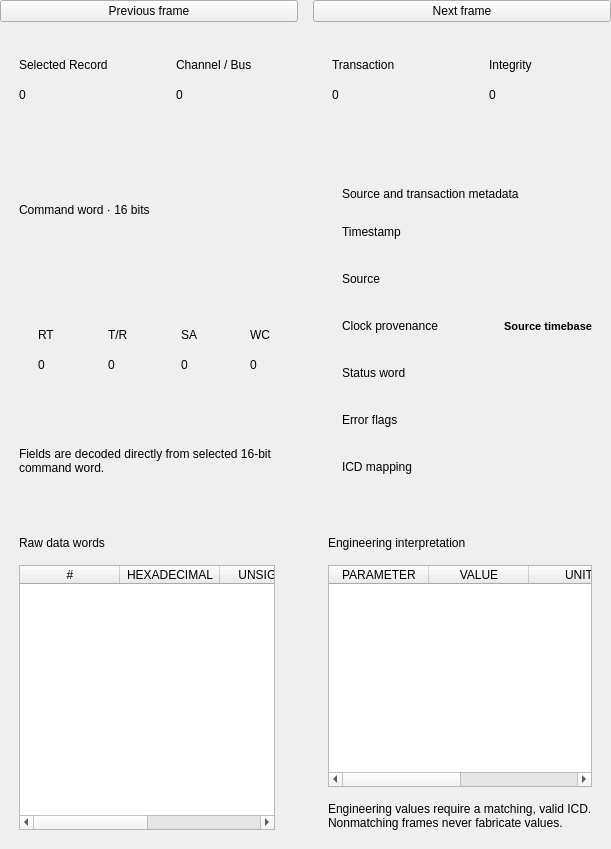
<?xml version="1.0" encoding="UTF-8"?>
<ui version="4.0">
 <class>InspectorPage</class>
 <widget class="QWidget" name="InspectorPage">
  <layout class="QVBoxLayout" name="bodyLayout">
   <property name="leftMargin">
    <number>0</number>
   </property>
   <property name="topMargin">
    <number>0</number>
   </property>
   <property name="rightMargin">
    <number>0</number>
   </property>
   <property name="bottomMargin">
    <number>0</number>
   </property>
   <property name="spacing">
    <number>15</number>
   </property>
   <item>
    <widget class="QWidget" name="actionBar">
     <layout class="QHBoxLayout" name="actionBarLayout">
      <property name="leftMargin">
       <number>0</number>
      </property>
      <property name="topMargin">
       <number>0</number>
      </property>
      <property name="rightMargin">
       <number>0</number>
      </property>
      <property name="bottomMargin">
       <number>0</number>
      </property>
      <property name="spacing">
       <number>15</number>
      </property>
      <item>
       <widget class="QPushButton" name="previousButton">
        <property name="text">
         <string>Previous frame</string>
        </property>
       </widget>
      </item>
      <item>
       <widget class="QPushButton" name="nextButton">
        <property name="text">
         <string>Next frame</string>
        </property>
       </widget>
      </item>
     </layout>
    </widget>
   </item>
   <item>
    <widget class="QWidget" name="selectedMetrics">
     <layout class="QHBoxLayout" name="selectedMetricsLayout">
      <property name="leftMargin">
       <number>0</number>
      </property>
      <property name="topMargin">
       <number>0</number>
      </property>
      <property name="rightMargin">
       <number>0</number>
      </property>
      <property name="bottomMargin">
       <number>0</number>
      </property>
      <property name="spacing">
       <number>15</number>
      </property>
      <item>
       <widget class="QFrame" name="selectedRecordCard">
        <property name="card" stdset="0">
         <bool>true</bool>
        </property>
        <layout class="QVBoxLayout" name="selectedRecordCardLayout">
         <property name="leftMargin">
          <number>19</number>
         </property>
         <property name="topMargin">
          <number>16</number>
         </property>
         <property name="rightMargin">
          <number>19</number>
         </property>
         <property name="bottomMargin">
          <number>16</number>
         </property>
         <property name="spacing">
          <number>7</number>
         </property>
         <item>
          <widget class="QLabel" name="selectedRecordCaption">
           <property name="text">
            <string>Selected Record</string>
           </property>
           <property name="wordWrap">
            <bool>false</bool>
           </property>
           <property name="tone" stdset="0">
            <string>muted</string>
           </property>
          </widget>
         </item>
         <item>
          <widget class="QLabel" name="selectedRecord">
           <property name="text">
            <string>0</string>
           </property>
           <property name="wordWrap">
            <bool>false</bool>
           </property>
           <property name="tone" stdset="0">
            <string>metric</string>
           </property>
          </widget>
         </item>
         <item>
          <widget class="QLabel" name="selectedRecordHint">
           <property name="text">
            <string />
           </property>
           <property name="wordWrap">
            <bool>false</bool>
           </property>
           <property name="tone" stdset="0">
            <string>muted</string>
           </property>
          </widget>
         </item>
        </layout>
        <property name="minimumSize">
         <size>
          <width>0</width>
          <height>116</height>
         </size>
        </property>
        <property name="maximumSize">
         <size>
          <width>16777215</width>
          <height>116</height>
         </size>
        </property>
       </widget>
      </item>
      <item>
       <widget class="QFrame" name="selectedSourceCard">
        <property name="card" stdset="0">
         <bool>true</bool>
        </property>
        <layout class="QVBoxLayout" name="selectedSourceCardLayout">
         <property name="leftMargin">
          <number>19</number>
         </property>
         <property name="topMargin">
          <number>16</number>
         </property>
         <property name="rightMargin">
          <number>19</number>
         </property>
         <property name="bottomMargin">
          <number>16</number>
         </property>
         <property name="spacing">
          <number>7</number>
         </property>
         <item>
          <widget class="QLabel" name="selectedSourceCaption">
           <property name="text">
            <string>Channel / Bus</string>
           </property>
           <property name="wordWrap">
            <bool>false</bool>
           </property>
           <property name="tone" stdset="0">
            <string>muted</string>
           </property>
          </widget>
         </item>
         <item>
          <widget class="QLabel" name="selectedSource">
           <property name="text">
            <string>0</string>
           </property>
           <property name="wordWrap">
            <bool>false</bool>
           </property>
           <property name="tone" stdset="0">
            <string>metric</string>
           </property>
          </widget>
         </item>
         <item>
          <widget class="QLabel" name="selectedSourceHint">
           <property name="text">
            <string />
           </property>
           <property name="wordWrap">
            <bool>false</bool>
           </property>
           <property name="tone" stdset="0">
            <string>muted</string>
           </property>
          </widget>
         </item>
        </layout>
        <property name="minimumSize">
         <size>
          <width>0</width>
          <height>116</height>
         </size>
        </property>
        <property name="maximumSize">
         <size>
          <width>16777215</width>
          <height>116</height>
         </size>
        </property>
       </widget>
      </item>
      <item>
       <widget class="QFrame" name="transactionCard">
        <property name="card" stdset="0">
         <bool>true</bool>
        </property>
        <layout class="QVBoxLayout" name="transactionCardLayout">
         <property name="leftMargin">
          <number>19</number>
         </property>
         <property name="topMargin">
          <number>16</number>
         </property>
         <property name="rightMargin">
          <number>19</number>
         </property>
         <property name="bottomMargin">
          <number>16</number>
         </property>
         <property name="spacing">
          <number>7</number>
         </property>
         <item>
          <widget class="QLabel" name="transactionCaption">
           <property name="text">
            <string>Transaction</string>
           </property>
           <property name="wordWrap">
            <bool>false</bool>
           </property>
           <property name="tone" stdset="0">
            <string>muted</string>
           </property>
          </widget>
         </item>
         <item>
          <widget class="QLabel" name="transaction">
           <property name="text">
            <string>0</string>
           </property>
           <property name="wordWrap">
            <bool>false</bool>
           </property>
           <property name="tone" stdset="0">
            <string>metric</string>
           </property>
          </widget>
         </item>
         <item>
          <widget class="QLabel" name="transactionHint">
           <property name="text">
            <string />
           </property>
           <property name="wordWrap">
            <bool>false</bool>
           </property>
           <property name="tone" stdset="0">
            <string>muted</string>
           </property>
          </widget>
         </item>
        </layout>
        <property name="minimumSize">
         <size>
          <width>0</width>
          <height>116</height>
         </size>
        </property>
        <property name="maximumSize">
         <size>
          <width>16777215</width>
          <height>116</height>
         </size>
        </property>
       </widget>
      </item>
      <item>
       <widget class="QFrame" name="selectedIntegrityCard">
        <property name="card" stdset="0">
         <bool>true</bool>
        </property>
        <layout class="QVBoxLayout" name="selectedIntegrityCardLayout">
         <property name="leftMargin">
          <number>19</number>
         </property>
         <property name="topMargin">
          <number>16</number>
         </property>
         <property name="rightMargin">
          <number>19</number>
         </property>
         <property name="bottomMargin">
          <number>16</number>
         </property>
         <property name="spacing">
          <number>7</number>
         </property>
         <item>
          <widget class="QLabel" name="selectedIntegrityCaption">
           <property name="text">
            <string>Integrity</string>
           </property>
           <property name="wordWrap">
            <bool>false</bool>
           </property>
           <property name="tone" stdset="0">
            <string>muted</string>
           </property>
          </widget>
         </item>
         <item>
          <widget class="QLabel" name="selectedIntegrity">
           <property name="text">
            <string>0</string>
           </property>
           <property name="wordWrap">
            <bool>false</bool>
           </property>
           <property name="tone" stdset="0">
            <string>metric</string>
           </property>
          </widget>
         </item>
         <item>
          <widget class="QLabel" name="selectedIntegrityHint">
           <property name="text">
            <string />
           </property>
           <property name="wordWrap">
            <bool>false</bool>
           </property>
           <property name="tone" stdset="0">
            <string>muted</string>
           </property>
          </widget>
         </item>
        </layout>
        <property name="minimumSize">
         <size>
          <width>0</width>
          <height>116</height>
         </size>
        </property>
        <property name="maximumSize">
         <size>
          <width>16777215</width>
          <height>116</height>
         </size>
        </property>
       </widget>
      </item>
     </layout>
    </widget>
   </item>
   <item>
    <widget class="QWidget" name="commandRow">
     <layout class="QHBoxLayout" name="commandRowLayout">
      <property name="leftMargin">
       <number>0</number>
      </property>
      <property name="topMargin">
       <number>0</number>
      </property>
      <property name="rightMargin">
       <number>0</number>
      </property>
      <property name="bottomMargin">
       <number>0</number>
      </property>
      <property name="spacing">
       <number>15</number>
      </property>
      <item>
       <widget class="QFrame" name="command">
        <property name="card" stdset="0">
         <bool>true</bool>
        </property>
        <layout class="QVBoxLayout" name="commandLayout">
         <property name="leftMargin">
          <number>19</number>
         </property>
         <property name="topMargin">
          <number>19</number>
         </property>
         <property name="rightMargin">
          <number>19</number>
         </property>
         <property name="bottomMargin">
          <number>19</number>
         </property>
         <property name="spacing">
          <number>15</number>
         </property>
         <item>
          <widget class="QLabel" name="commandTitle">
           <property name="text">
            <string>Command word · 16 bits</string>
           </property>
           <property name="wordWrap">
            <bool>true</bool>
           </property>
           <property name="tone" stdset="0">
            <string>cardtitle</string>
           </property>
          </widget>
         </item>
         <item>
          <widget class="QLabel" name="commandWord">
           <property name="text">
            <string />
           </property>
           <property name="wordWrap">
            <bool>true</bool>
           </property>
           <property name="tone" stdset="0">
            <string>metric</string>
           </property>
          </widget>
         </item>
         <item>
          <widget class="QWidget" name="commandFields">
           <layout class="QHBoxLayout" name="commandFieldsLayout">
            <property name="leftMargin">
             <number>0</number>
            </property>
            <property name="topMargin">
             <number>0</number>
            </property>
            <property name="rightMargin">
             <number>0</number>
            </property>
            <property name="bottomMargin">
             <number>0</number>
            </property>
            <property name="spacing">
             <number>15</number>
            </property>
            <item>
             <widget class="QFrame" name="rtCard">
              <property name="card" stdset="0">
               <bool>true</bool>
              </property>
              <layout class="QVBoxLayout" name="rtCardLayout">
               <property name="leftMargin">
                <number>19</number>
               </property>
               <property name="topMargin">
                <number>16</number>
               </property>
               <property name="rightMargin">
                <number>19</number>
               </property>
               <property name="bottomMargin">
                <number>16</number>
               </property>
               <property name="spacing">
                <number>7</number>
               </property>
               <item>
                <widget class="QLabel" name="rtCaption">
                 <property name="text">
                  <string>RT</string>
                 </property>
                 <property name="wordWrap">
                  <bool>false</bool>
                 </property>
                 <property name="tone" stdset="0">
                  <string>muted</string>
                 </property>
                </widget>
               </item>
               <item>
                <widget class="QLabel" name="rt">
                 <property name="text">
                  <string>0</string>
                 </property>
                 <property name="wordWrap">
                  <bool>false</bool>
                 </property>
                 <property name="tone" stdset="0">
                  <string>metric</string>
                 </property>
                </widget>
               </item>
               <item>
                <widget class="QLabel" name="rtHint">
                 <property name="text">
                  <string />
                 </property>
                 <property name="wordWrap">
                  <bool>false</bool>
                 </property>
                 <property name="tone" stdset="0">
                  <string>muted</string>
                 </property>
                </widget>
               </item>
              </layout>
              <property name="minimumSize">
               <size>
                <width>0</width>
                <height>116</height>
               </size>
              </property>
              <property name="maximumSize">
               <size>
                <width>16777215</width>
                <height>116</height>
               </size>
              </property>
             </widget>
            </item>
            <item>
             <widget class="QFrame" name="directionCard">
              <property name="card" stdset="0">
               <bool>true</bool>
              </property>
              <layout class="QVBoxLayout" name="directionCardLayout">
               <property name="leftMargin">
                <number>19</number>
               </property>
               <property name="topMargin">
                <number>16</number>
               </property>
               <property name="rightMargin">
                <number>19</number>
               </property>
               <property name="bottomMargin">
                <number>16</number>
               </property>
               <property name="spacing">
                <number>7</number>
               </property>
               <item>
                <widget class="QLabel" name="directionCaption">
                 <property name="text">
                  <string>T/R</string>
                 </property>
                 <property name="wordWrap">
                  <bool>false</bool>
                 </property>
                 <property name="tone" stdset="0">
                  <string>muted</string>
                 </property>
                </widget>
               </item>
               <item>
                <widget class="QLabel" name="direction">
                 <property name="text">
                  <string>0</string>
                 </property>
                 <property name="wordWrap">
                  <bool>false</bool>
                 </property>
                 <property name="tone" stdset="0">
                  <string>metric</string>
                 </property>
                </widget>
               </item>
               <item>
                <widget class="QLabel" name="directionHint">
                 <property name="text">
                  <string />
                 </property>
                 <property name="wordWrap">
                  <bool>false</bool>
                 </property>
                 <property name="tone" stdset="0">
                  <string>muted</string>
                 </property>
                </widget>
               </item>
              </layout>
              <property name="minimumSize">
               <size>
                <width>0</width>
                <height>116</height>
               </size>
              </property>
              <property name="maximumSize">
               <size>
                <width>16777215</width>
                <height>116</height>
               </size>
              </property>
             </widget>
            </item>
            <item>
             <widget class="QFrame" name="saCard">
              <property name="card" stdset="0">
               <bool>true</bool>
              </property>
              <layout class="QVBoxLayout" name="saCardLayout">
               <property name="leftMargin">
                <number>19</number>
               </property>
               <property name="topMargin">
                <number>16</number>
               </property>
               <property name="rightMargin">
                <number>19</number>
               </property>
               <property name="bottomMargin">
                <number>16</number>
               </property>
               <property name="spacing">
                <number>7</number>
               </property>
               <item>
                <widget class="QLabel" name="saCaption">
                 <property name="text">
                  <string>SA</string>
                 </property>
                 <property name="wordWrap">
                  <bool>false</bool>
                 </property>
                 <property name="tone" stdset="0">
                  <string>muted</string>
                 </property>
                </widget>
               </item>
               <item>
                <widget class="QLabel" name="sa">
                 <property name="text">
                  <string>0</string>
                 </property>
                 <property name="wordWrap">
                  <bool>false</bool>
                 </property>
                 <property name="tone" stdset="0">
                  <string>metric</string>
                 </property>
                </widget>
               </item>
               <item>
                <widget class="QLabel" name="saHint">
                 <property name="text">
                  <string />
                 </property>
                 <property name="wordWrap">
                  <bool>false</bool>
                 </property>
                 <property name="tone" stdset="0">
                  <string>muted</string>
                 </property>
                </widget>
               </item>
              </layout>
              <property name="minimumSize">
               <size>
                <width>0</width>
                <height>116</height>
               </size>
              </property>
              <property name="maximumSize">
               <size>
                <width>16777215</width>
                <height>116</height>
               </size>
              </property>
             </widget>
            </item>
            <item>
             <widget class="QFrame" name="countCard">
              <property name="card" stdset="0">
               <bool>true</bool>
              </property>
              <layout class="QVBoxLayout" name="countCardLayout">
               <property name="leftMargin">
                <number>19</number>
               </property>
               <property name="topMargin">
                <number>16</number>
               </property>
               <property name="rightMargin">
                <number>19</number>
               </property>
               <property name="bottomMargin">
                <number>16</number>
               </property>
               <property name="spacing">
                <number>7</number>
               </property>
               <item>
                <widget class="QLabel" name="countCaption">
                 <property name="text">
                  <string>WC</string>
                 </property>
                 <property name="wordWrap">
                  <bool>false</bool>
                 </property>
                 <property name="tone" stdset="0">
                  <string>muted</string>
                 </property>
                </widget>
               </item>
               <item>
                <widget class="QLabel" name="count">
                 <property name="text">
                  <string>0</string>
                 </property>
                 <property name="wordWrap">
                  <bool>false</bool>
                 </property>
                 <property name="tone" stdset="0">
                  <string>metric</string>
                 </property>
                </widget>
               </item>
               <item>
                <widget class="QLabel" name="countHint">
                 <property name="text">
                  <string />
                 </property>
                 <property name="wordWrap">
                  <bool>false</bool>
                 </property>
                 <property name="tone" stdset="0">
                  <string>muted</string>
                 </property>
                </widget>
               </item>
              </layout>
              <property name="minimumSize">
               <size>
                <width>0</width>
                <height>116</height>
               </size>
              </property>
              <property name="maximumSize">
               <size>
                <width>16777215</width>
                <height>116</height>
               </size>
              </property>
             </widget>
            </item>
           </layout>
          </widget>
         </item>
         <item>
          <widget class="QLabel" name="commandNotice">
           <property name="text">
            <string>Fields are decoded directly from selected 16-bit command word.</string>
           </property>
           <property name="wordWrap">
            <bool>true</bool>
           </property>
           <property name="tone" stdset="0">
            <string>notice</string>
           </property>
          </widget>
         </item>
        </layout>
       </widget>
      </item>
      <item>
       <widget class="QFrame" name="metadata">
        <property name="card" stdset="0">
         <bool>true</bool>
        </property>
        <layout class="QVBoxLayout" name="metadataLayout">
         <property name="leftMargin">
          <number>19</number>
         </property>
         <property name="topMargin">
          <number>19</number>
         </property>
         <property name="rightMargin">
          <number>19</number>
         </property>
         <property name="bottomMargin">
          <number>19</number>
         </property>
         <property name="spacing">
          <number>15</number>
         </property>
         <item>
          <widget class="QLabel" name="metadataTitle">
           <property name="text">
            <string>Source and transaction metadata</string>
           </property>
           <property name="wordWrap">
            <bool>true</bool>
           </property>
           <property name="tone" stdset="0">
            <string>cardtitle</string>
           </property>
          </widget>
         </item>
         <item>
          <widget class="QWidget" name="timestampRow">
           <layout class="QHBoxLayout" name="timestampRowLayout" stretch="1,1">
            <property name="leftMargin">
             <number>0</number>
            </property>
            <property name="topMargin">
             <number>0</number>
            </property>
            <property name="rightMargin">
             <number>0</number>
            </property>
            <property name="bottomMargin">
             <number>0</number>
            </property>
            <property name="spacing">
             <number>15</number>
            </property>
            <item>
             <widget class="QLabel" name="timestampKey">
              <property name="text">
               <string>Timestamp</string>
              </property>
              <property name="wordWrap">
               <bool>true</bool>
              </property>
              <property name="tone" stdset="0">
               <string>muted</string>
              </property>
             </widget>
            </item>
            <item>
             <widget class="QLabel" name="timestamp">
              <property name="text">
               <string />
              </property>
              <property name="wordWrap">
               <bool>true</bool>
              </property>
              <property name="alignment">
               <set>Qt::AlignRight|Qt::AlignVCenter</set>
              </property>
              <property name="styleSheet">
               <string>font-weight:600;font-size:11px;</string>
              </property>
             </widget>
            </item>
           </layout>
           <property name="minimumSize">
            <size>
             <width>0</width>
             <height>32</height>
            </size>
           </property>
           <property name="toolTip">
            <string>Timestamp</string>
           </property>
          </widget>
         </item>
         <item>
          <widget class="QWidget" name="recordSourceRow">
           <layout class="QHBoxLayout" name="recordSourceRowLayout" stretch="1,1">
            <property name="leftMargin">
             <number>0</number>
            </property>
            <property name="topMargin">
             <number>0</number>
            </property>
            <property name="rightMargin">
             <number>0</number>
            </property>
            <property name="bottomMargin">
             <number>0</number>
            </property>
            <property name="spacing">
             <number>15</number>
            </property>
            <item>
             <widget class="QLabel" name="recordSourceKey">
              <property name="text">
               <string>Source</string>
              </property>
              <property name="wordWrap">
               <bool>true</bool>
              </property>
              <property name="tone" stdset="0">
               <string>muted</string>
              </property>
             </widget>
            </item>
            <item>
             <widget class="QLabel" name="recordSource">
              <property name="text">
               <string />
              </property>
              <property name="wordWrap">
               <bool>true</bool>
              </property>
              <property name="alignment">
               <set>Qt::AlignRight|Qt::AlignVCenter</set>
              </property>
              <property name="styleSheet">
               <string>font-weight:600;font-size:11px;</string>
              </property>
             </widget>
            </item>
           </layout>
           <property name="minimumSize">
            <size>
             <width>0</width>
             <height>32</height>
            </size>
           </property>
           <property name="toolTip">
            <string>Source</string>
           </property>
          </widget>
         </item>
         <item>
          <widget class="QWidget" name="clockRow">
           <layout class="QHBoxLayout" name="clockRowLayout" stretch="1,1">
            <property name="leftMargin">
             <number>0</number>
            </property>
            <property name="topMargin">
             <number>0</number>
            </property>
            <property name="rightMargin">
             <number>0</number>
            </property>
            <property name="bottomMargin">
             <number>0</number>
            </property>
            <property name="spacing">
             <number>15</number>
            </property>
            <item>
             <widget class="QLabel" name="clockKey">
              <property name="text">
               <string>Clock provenance</string>
              </property>
              <property name="wordWrap">
               <bool>true</bool>
              </property>
              <property name="tone" stdset="0">
               <string>muted</string>
              </property>
             </widget>
            </item>
            <item>
             <widget class="QLabel" name="clock">
              <property name="text">
               <string>Source timebase</string>
              </property>
              <property name="wordWrap">
               <bool>true</bool>
              </property>
              <property name="alignment">
               <set>Qt::AlignRight|Qt::AlignVCenter</set>
              </property>
              <property name="styleSheet">
               <string>font-weight:600;font-size:11px;</string>
              </property>
             </widget>
            </item>
           </layout>
           <property name="minimumSize">
            <size>
             <width>0</width>
             <height>32</height>
            </size>
           </property>
           <property name="toolTip">
            <string>Clock provenance</string>
           </property>
          </widget>
         </item>
         <item>
          <widget class="QWidget" name="statusRow">
           <layout class="QHBoxLayout" name="statusRowLayout" stretch="1,1">
            <property name="leftMargin">
             <number>0</number>
            </property>
            <property name="topMargin">
             <number>0</number>
            </property>
            <property name="rightMargin">
             <number>0</number>
            </property>
            <property name="bottomMargin">
             <number>0</number>
            </property>
            <property name="spacing">
             <number>15</number>
            </property>
            <item>
             <widget class="QLabel" name="statusKey">
              <property name="text">
               <string>Status word</string>
              </property>
              <property name="wordWrap">
               <bool>true</bool>
              </property>
              <property name="tone" stdset="0">
               <string>muted</string>
              </property>
             </widget>
            </item>
            <item>
             <widget class="QLabel" name="status">
              <property name="text">
               <string />
              </property>
              <property name="wordWrap">
               <bool>true</bool>
              </property>
              <property name="alignment">
               <set>Qt::AlignRight|Qt::AlignVCenter</set>
              </property>
              <property name="styleSheet">
               <string>font-weight:600;font-size:11px;</string>
              </property>
             </widget>
            </item>
           </layout>
           <property name="minimumSize">
            <size>
             <width>0</width>
             <height>32</height>
            </size>
           </property>
           <property name="toolTip">
            <string>Status word</string>
           </property>
          </widget>
         </item>
         <item>
          <widget class="QWidget" name="flagsRow">
           <layout class="QHBoxLayout" name="flagsRowLayout" stretch="1,1">
            <property name="leftMargin">
             <number>0</number>
            </property>
            <property name="topMargin">
             <number>0</number>
            </property>
            <property name="rightMargin">
             <number>0</number>
            </property>
            <property name="bottomMargin">
             <number>0</number>
            </property>
            <property name="spacing">
             <number>15</number>
            </property>
            <item>
             <widget class="QLabel" name="flagsKey">
              <property name="text">
               <string>Error flags</string>
              </property>
              <property name="wordWrap">
               <bool>true</bool>
              </property>
              <property name="tone" stdset="0">
               <string>muted</string>
              </property>
             </widget>
            </item>
            <item>
             <widget class="QLabel" name="flags">
              <property name="text">
               <string />
              </property>
              <property name="wordWrap">
               <bool>true</bool>
              </property>
              <property name="alignment">
               <set>Qt::AlignRight|Qt::AlignVCenter</set>
              </property>
              <property name="styleSheet">
               <string>font-weight:600;font-size:11px;</string>
              </property>
             </widget>
            </item>
           </layout>
           <property name="minimumSize">
            <size>
             <width>0</width>
             <height>32</height>
            </size>
           </property>
           <property name="toolTip">
            <string>Error flags</string>
           </property>
          </widget>
         </item>
         <item>
          <widget class="QWidget" name="mappingRow">
           <layout class="QHBoxLayout" name="mappingRowLayout" stretch="1,1">
            <property name="leftMargin">
             <number>0</number>
            </property>
            <property name="topMargin">
             <number>0</number>
            </property>
            <property name="rightMargin">
             <number>0</number>
            </property>
            <property name="bottomMargin">
             <number>0</number>
            </property>
            <property name="spacing">
             <number>15</number>
            </property>
            <item>
             <widget class="QLabel" name="mappingKey">
              <property name="text">
               <string>ICD mapping</string>
              </property>
              <property name="wordWrap">
               <bool>true</bool>
              </property>
              <property name="tone" stdset="0">
               <string>muted</string>
              </property>
             </widget>
            </item>
            <item>
             <widget class="QLabel" name="mapping">
              <property name="text">
               <string />
              </property>
              <property name="wordWrap">
               <bool>true</bool>
              </property>
              <property name="alignment">
               <set>Qt::AlignRight|Qt::AlignVCenter</set>
              </property>
              <property name="styleSheet">
               <string>font-weight:600;font-size:11px;</string>
              </property>
             </widget>
            </item>
           </layout>
           <property name="minimumSize">
            <size>
             <width>0</width>
             <height>32</height>
            </size>
           </property>
           <property name="toolTip">
            <string>ICD mapping</string>
           </property>
          </widget>
         </item>
        </layout>
       </widget>
      </item>
     </layout>
    </widget>
   </item>
   <item>
    <widget class="QWidget" name="payloadRow">
     <layout class="QHBoxLayout" name="payloadRowLayout">
      <property name="leftMargin">
       <number>0</number>
      </property>
      <property name="topMargin">
       <number>0</number>
      </property>
      <property name="rightMargin">
       <number>0</number>
      </property>
      <property name="bottomMargin">
       <number>0</number>
      </property>
      <property name="spacing">
       <number>15</number>
      </property>
      <item>
       <widget class="QFrame" name="payload">
        <property name="card" stdset="0">
         <bool>true</bool>
        </property>
        <layout class="QVBoxLayout" name="payloadLayout">
         <property name="leftMargin">
          <number>19</number>
         </property>
         <property name="topMargin">
          <number>19</number>
         </property>
         <property name="rightMargin">
          <number>19</number>
         </property>
         <property name="bottomMargin">
          <number>19</number>
         </property>
         <property name="spacing">
          <number>15</number>
         </property>
         <item>
          <widget class="QLabel" name="payloadTitle">
           <property name="text">
            <string>Raw data words</string>
           </property>
           <property name="wordWrap">
            <bool>true</bool>
           </property>
           <property name="tone" stdset="0">
            <string>cardtitle</string>
           </property>
          </widget>
         </item>
         <item>
          <widget class="QTableWidget" name="rawTable">
           <property name="minimumSize">
            <size>
             <width>0</width>
             <height>265</height>
            </size>
           </property>
           <property name="alternatingRowColors">
            <bool>true</bool>
           </property>
           <property name="showGrid">
            <bool>false</bool>
           </property>
           <property name="selectionBehavior">
            <enum>QAbstractItemView::SelectRows</enum>
           </property>
           <property name="selectionMode">
            <enum>QAbstractItemView::SingleSelection</enum>
           </property>
           <property name="editTriggers">
            <set>QAbstractItemView::NoEditTriggers</set>
           </property>
           <column>
            <property name="text">
             <string>#</string>
            </property>
           </column>
           <column>
            <property name="text">
             <string>HEXADECIMAL</string>
            </property>
           </column>
           <column>
            <property name="text">
             <string>UNSIGNED</string>
            </property>
           </column>
           <column>
            <property name="text">
             <string>BINARY</string>
            </property>
           </column>
          </widget>
         </item>
        </layout>
       </widget>
      </item>
      <item>
       <widget class="QFrame" name="engineering">
        <property name="card" stdset="0">
         <bool>true</bool>
        </property>
        <layout class="QVBoxLayout" name="engineeringLayout">
         <property name="leftMargin">
          <number>19</number>
         </property>
         <property name="topMargin">
          <number>19</number>
         </property>
         <property name="rightMargin">
          <number>19</number>
         </property>
         <property name="bottomMargin">
          <number>19</number>
         </property>
         <property name="spacing">
          <number>15</number>
         </property>
         <item>
          <widget class="QLabel" name="engineeringTitle">
           <property name="text">
            <string>Engineering interpretation</string>
           </property>
           <property name="wordWrap">
            <bool>true</bool>
           </property>
           <property name="tone" stdset="0">
            <string>cardtitle</string>
           </property>
          </widget>
         </item>
         <item>
          <widget class="QTableWidget" name="engineeringTable">
           <property name="minimumSize">
            <size>
             <width>0</width>
             <height>180</height>
            </size>
           </property>
           <property name="alternatingRowColors">
            <bool>true</bool>
           </property>
           <property name="showGrid">
            <bool>false</bool>
           </property>
           <property name="selectionBehavior">
            <enum>QAbstractItemView::SelectRows</enum>
           </property>
           <property name="selectionMode">
            <enum>QAbstractItemView::SingleSelection</enum>
           </property>
           <property name="editTriggers">
            <set>QAbstractItemView::NoEditTriggers</set>
           </property>
           <column>
            <property name="text">
             <string>PARAMETER</string>
            </property>
           </column>
           <column>
            <property name="text">
             <string>VALUE</string>
            </property>
           </column>
           <column>
            <property name="text">
             <string>UNIT</string>
            </property>
           </column>
           <column>
            <property name="text">
             <string>QUALITY</string>
            </property>
           </column>
          </widget>
         </item>
         <item>
          <widget class="QLabel" name="decodeNotice">
           <property name="text">
            <string>Engineering values require a matching, valid ICD. Nonmatching frames never fabricate values.</string>
           </property>
           <property name="wordWrap">
            <bool>true</bool>
           </property>
           <property name="tone" stdset="0">
            <string>notice</string>
           </property>
          </widget>
         </item>
        </layout>
       </widget>
      </item>
     </layout>
    </widget>
   </item>
  </layout>
 </widget>
 <resources />
 <connections />
</ui>
